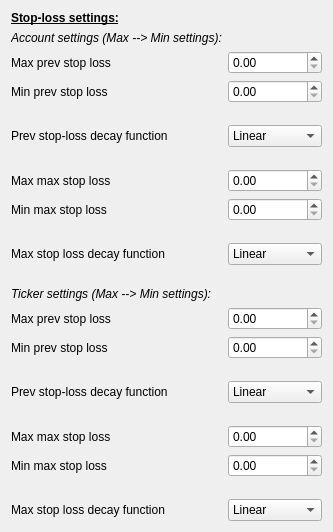
                <widget class="QWidget" name="scrollAreaWidgetContents_8">
                 <property name="geometry">
                  <rect>
                   <x>0</x>
                   <y>0</y>
                   <width>300</width>
                   <height>493</height>
                  </rect>
                 </property>
                 <layout class="QFormLayout" name="formLayout_8">
                  <item row="0" column="0">
                   <widget class="QLabel" name="label_115">
                    <property name="text">
                     <string>&lt;html&gt;&lt;head/&gt;&lt;body&gt;&lt;p&gt;&lt;span style=&quot; font-weight:600; text-decoration: underline;&quot;&gt;Stop-loss settings:&lt;/span&gt;&lt;/p&gt;&lt;/body&gt;&lt;/html&gt;</string>
                    </property>
                   </widget>
                  </item>
                  <item row="1" column="0">
                   <widget class="QLabel" name="label_116">
                    <property name="text">
                     <string>&lt;html&gt;&lt;head/&gt;&lt;body&gt;&lt;p&gt;&lt;span style=&quot; font-style:italic;&quot;&gt;Account settings (&lt;/span&gt;&lt;span style=&quot; font-style:italic;&quot;&gt;Max --&amp;gt; Min settings&lt;/span&gt;&lt;span style=&quot; font-style:italic;&quot;&gt;):&lt;/span&gt;&lt;/p&gt;&lt;/body&gt;&lt;/html&gt;</string>
                    </property>
                   </widget>
                  </item>
                  <item row="2" column="0">
                   <widget class="QLabel" name="label_117">
                    <property name="text">
                     <string>Max prev stop loss</string>
                    </property>
                   </widget>
                  </item>
                  <item row="3" column="0">
                   <widget class="QLabel" name="label_118">
                    <property name="text">
                     <string>Min prev stop loss</string>
                    </property>
                   </widget>
                  </item>
                  <item row="4" column="0">
                   <spacer name="verticalSpacer_45">
                    <property name="orientation">
                     <enum>Qt::Vertical</enum>
                    </property>
                    <property name="sizeType">
                     <enum>QSizePolicy::Fixed</enum>
                    </property>
                    <property name="sizeHint" stdset="0">
                     <size>
                      <width>20</width>
                      <height>10</height>
                     </size>
                    </property>
                   </spacer>
                  </item>
                  <item row="5" column="0">
                   <widget class="QLabel" name="label_119">
                    <property name="text">
                     <string>Prev stop-loss decay function</string>
                    </property>
                   </widget>
                  </item>
                  <item row="6" column="0">
                   <spacer name="verticalSpacer_46">
                    <property name="orientation">
                     <enum>Qt::Vertical</enum>
                    </property>
                    <property name="sizeType">
                     <enum>QSizePolicy::Fixed</enum>
                    </property>
                    <property name="sizeHint" stdset="0">
                     <size>
                      <width>20</width>
                      <height>10</height>
                     </size>
                    </property>
                   </spacer>
                  </item>
                  <item row="7" column="0">
                   <widget class="QLabel" name="label_120">
                    <property name="text">
                     <string>Max max stop loss</string>
                    </property>
                   </widget>
                  </item>
                  <item row="8" column="0">
                   <widget class="QLabel" name="label_121">
                    <property name="text">
                     <string>Min max stop loss</string>
                    </property>
                   </widget>
                  </item>
                  <item row="9" column="0">
                   <spacer name="verticalSpacer_47">
                    <property name="orientation">
                     <enum>Qt::Vertical</enum>
                    </property>
                    <property name="sizeType">
                     <enum>QSizePolicy::Fixed</enum>
                    </property>
                    <property name="sizeHint" stdset="0">
                     <size>
                      <width>20</width>
                      <height>10</height>
                     </size>
                    </property>
                   </spacer>
                  </item>
                  <item row="12" column="0">
                   <widget class="QLabel" name="label_123">
                    <property name="text">
                     <string>&lt;html&gt;&lt;head/&gt;&lt;body&gt;&lt;p&gt;&lt;span style=&quot; font-style:italic;&quot;&gt;Ticker settings (&lt;/span&gt;&lt;span style=&quot; font-style:italic;&quot;&gt;Max --&amp;gt; Min settings&lt;/span&gt;&lt;span style=&quot; font-style:italic;&quot;&gt;):&lt;/span&gt;&lt;/p&gt;&lt;/body&gt;&lt;/html&gt;</string>
                    </property>
                   </widget>
                  </item>
                  <item row="13" column="0">
                   <widget class="QLabel" name="label_122">
                    <property name="text">
                     <string>Max prev stop loss</string>
                    </property>
                   </widget>
                  </item>
                  <item row="14" column="0">
                   <widget class="QLabel" name="label_124">
                    <property name="text">
                     <string>Min prev stop loss</string>
                    </property>
                   </widget>
                  </item>
                  <item row="16" column="0">
                   <widget class="QLabel" name="label_129">
                    <property name="text">
                     <string>Prev stop-loss decay function</string>
                    </property>
                   </widget>
                  </item>
                  <item row="18" column="0">
                   <widget class="QLabel" name="label_128">
                    <property name="text">
                     <string>Max max stop loss</string>
                    </property>
                   </widget>
                  </item>
                  <item row="19" column="0">
                   <widget class="QLabel" name="label_127">
                    <property name="text">
                     <string>Min max stop loss</string>
                    </property>
                   </widget>
                  </item>
                  <item row="21" column="0">
                   <widget class="QLabel" name="label_126">
                    <property name="text">
                     <string>Max stop loss decay function</string>
                    </property>
                   </widget>
                  </item>
                  <item row="15" column="0">
                   <spacer name="verticalSpacer_48">
                    <property name="orientation">
                     <enum>Qt::Vertical</enum>
                    </property>
                    <property name="sizeType">
                     <enum>QSizePolicy::Fixed</enum>
                    </property>
                    <property name="sizeHint" stdset="0">
                     <size>
                      <width>20</width>
                      <height>10</height>
                     </size>
                    </property>
                   </spacer>
                  </item>
                  <item row="11" column="0">
                   <spacer name="verticalSpacer_49">
                    <property name="orientation">
                     <enum>Qt::Vertical</enum>
                    </property>
                    <property name="sizeType">
                     <enum>QSizePolicy::Fixed</enum>
                    </property>
                    <property name="sizeHint" stdset="0">
                     <size>
                      <width>20</width>
                      <height>10</height>
                     </size>
                    </property>
                   </spacer>
                  </item>
                  <item row="10" column="0">
                   <widget class="QLabel" name="label_125">
                    <property name="text">
                     <string>Max stop loss decay function</string>
                    </property>
                   </widget>
                  </item>
                  <item row="17" column="0">
                   <spacer name="verticalSpacer_50">
                    <property name="orientation">
                     <enum>Qt::Vertical</enum>
                    </property>
                    <property name="sizeType">
                     <enum>QSizePolicy::Fixed</enum>
                    </property>
                    <property name="sizeHint" stdset="0">
                     <size>
                      <width>20</width>
                      <height>10</height>
                     </size>
                    </property>
                   </spacer>
                  </item>
                  <item row="20" column="0">
                   <spacer name="verticalSpacer_51">
                    <property name="orientation">
                     <enum>Qt::Vertical</enum>
                    </property>
                    <property name="sizeType">
                     <enum>QSizePolicy::Fixed</enum>
                    </property>
                    <property name="sizeHint" stdset="0">
                     <size>
                      <width>20</width>
                      <height>10</height>
                     </size>
                    </property>
                   </spacer>
                  </item>
                  <item row="21" column="1">
                   <widget class="QComboBox" name="ticker_max_stop_loss_decay_function">
                    <property name="currentIndex">
                     <number>1</number>
                    </property>
                    <item>
                     <property name="text">
                      <string>Fixed value</string>
                     </property>
                    </item>
                    <item>
                     <property name="text">
                      <string>Linear</string>
                     </property>
                    </item>
                    <item>
                     <property name="text">
                      <string>Exponential</string>
                     </property>
                    </item>
                    <item>
                     <property name="text">
                      <string>Logarithmic</string>
                     </property>
                    </item>
                   </widget>
                  </item>
                  <item row="16" column="1">
                   <widget class="QComboBox" name="ticker_prev_stop_loss_decay_function">
                    <property name="currentIndex">
                     <number>1</number>
                    </property>
                    <item>
                     <property name="text">
                      <string>Fixed value</string>
                     </property>
                    </item>
                    <item>
                     <property name="text">
                      <string>Linear</string>
                     </property>
                    </item>
                    <item>
                     <property name="text">
                      <string>Exponential</string>
                     </property>
                    </item>
                    <item>
                     <property name="text">
                      <string>Logarithmic</string>
                     </property>
                    </item>
                   </widget>
                  </item>
                  <item row="5" column="1">
                   <widget class="QComboBox" name="account_prev_stop_loss_decay_function">
                    <property name="currentIndex">
                     <number>1</number>
                    </property>
                    <item>
                     <property name="text">
                      <string>Fixed value</string>
                     </property>
                    </item>
                    <item>
                     <property name="text">
                      <string>Linear</string>
                     </property>
                    </item>
                    <item>
                     <property name="text">
                      <string>Exponential</string>
                     </property>
                    </item>
                    <item>
                     <property name="text">
                      <string>Logarithmic</string>
                     </property>
                    </item>
                   </widget>
                  </item>
                  <item row="10" column="1">
                   <widget class="QComboBox" name="account_max_stop_loss_decay_function">
                    <property name="currentIndex">
                     <number>1</number>
                    </property>
                    <item>
                     <property name="text">
                      <string>Fixed value</string>
                     </property>
                    </item>
                    <item>
                     <property name="text">
                      <string>Linear</string>
                     </property>
                    </item>
                    <item>
                     <property name="text">
                      <string>Exponential</string>
                     </property>
                    </item>
                    <item>
                     <property name="text">
                      <string>Loagrithmic</string>
                     </property>
                    </item>
                   </widget>
                  </item>
                  <item row="8" column="1">
                   <widget class="QDoubleSpinBox" name="min_account_max_stop_loss"/>
                  </item>
                  <item row="7" column="1">
                   <widget class="QDoubleSpinBox" name="max_account_max_stop_loss"/>
                  </item>
                  <item row="3" column="1">
                   <widget class="QDoubleSpinBox" name="min_account_prev_stop_loss"/>
                  </item>
                  <item row="2" column="1">
                   <widget class="QDoubleSpinBox" name="max_account_prev_stop_loss"/>
                  </item>
                  <item row="13" column="1">
                   <widget class="QDoubleSpinBox" name="max_ticker_prev_stop_loss"/>
                  </item>
                  <item row="14" column="1">
                   <widget class="QDoubleSpinBox" name="min_ticker_prev_stop_loss"/>
                  </item>
                  <item row="18" column="1">
                   <widget class="QDoubleSpinBox" name="max_ticker_max_stop_loss"/>
                  </item>
                  <item row="19" column="1">
                   <widget class="QDoubleSpinBox" name="min_ticker_max_stop_loss"/>
                  </item>
                 </layout>
                </widget>
